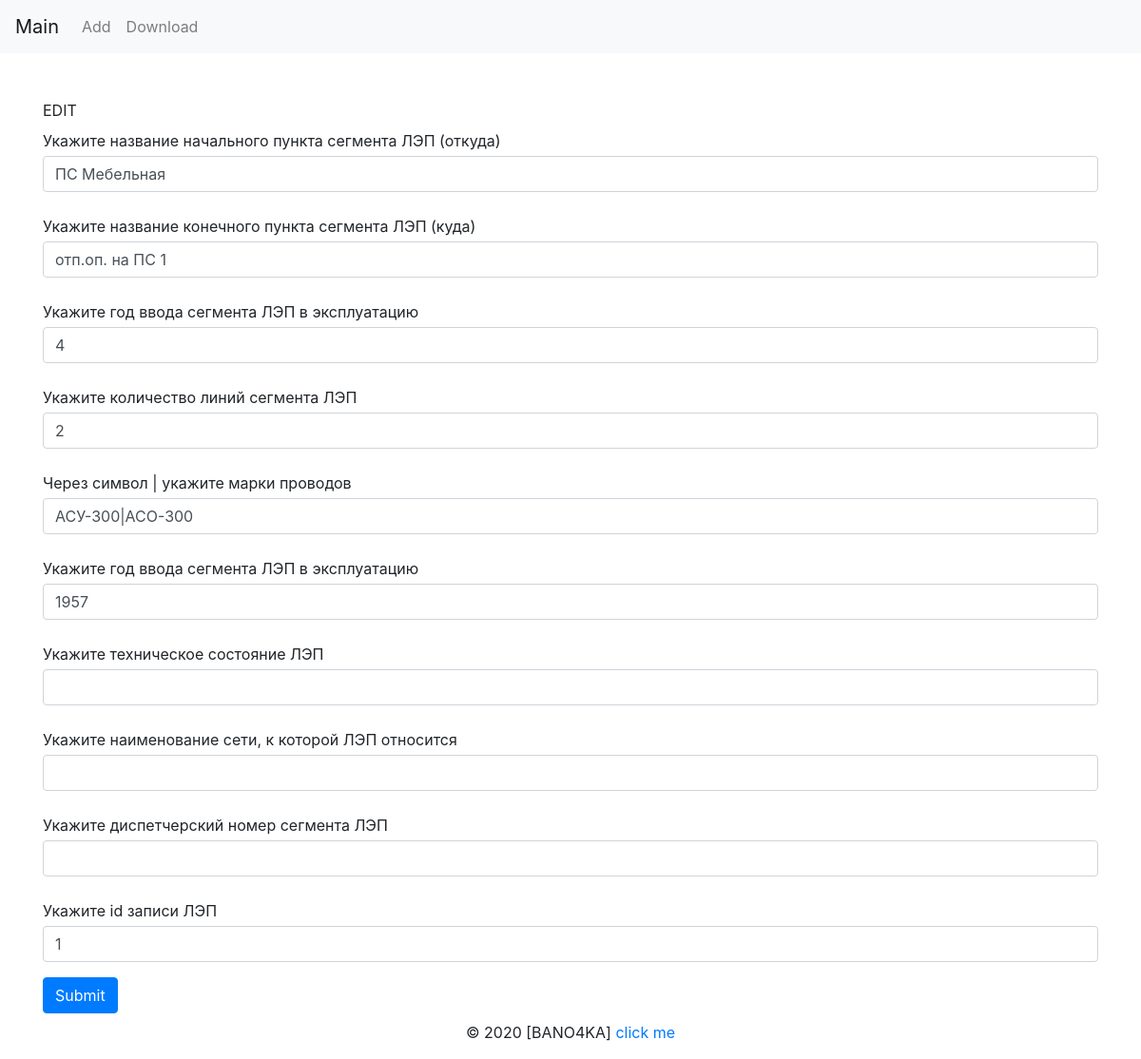
/edit/line_segment/1/, run on an earlier commit of the app's database.
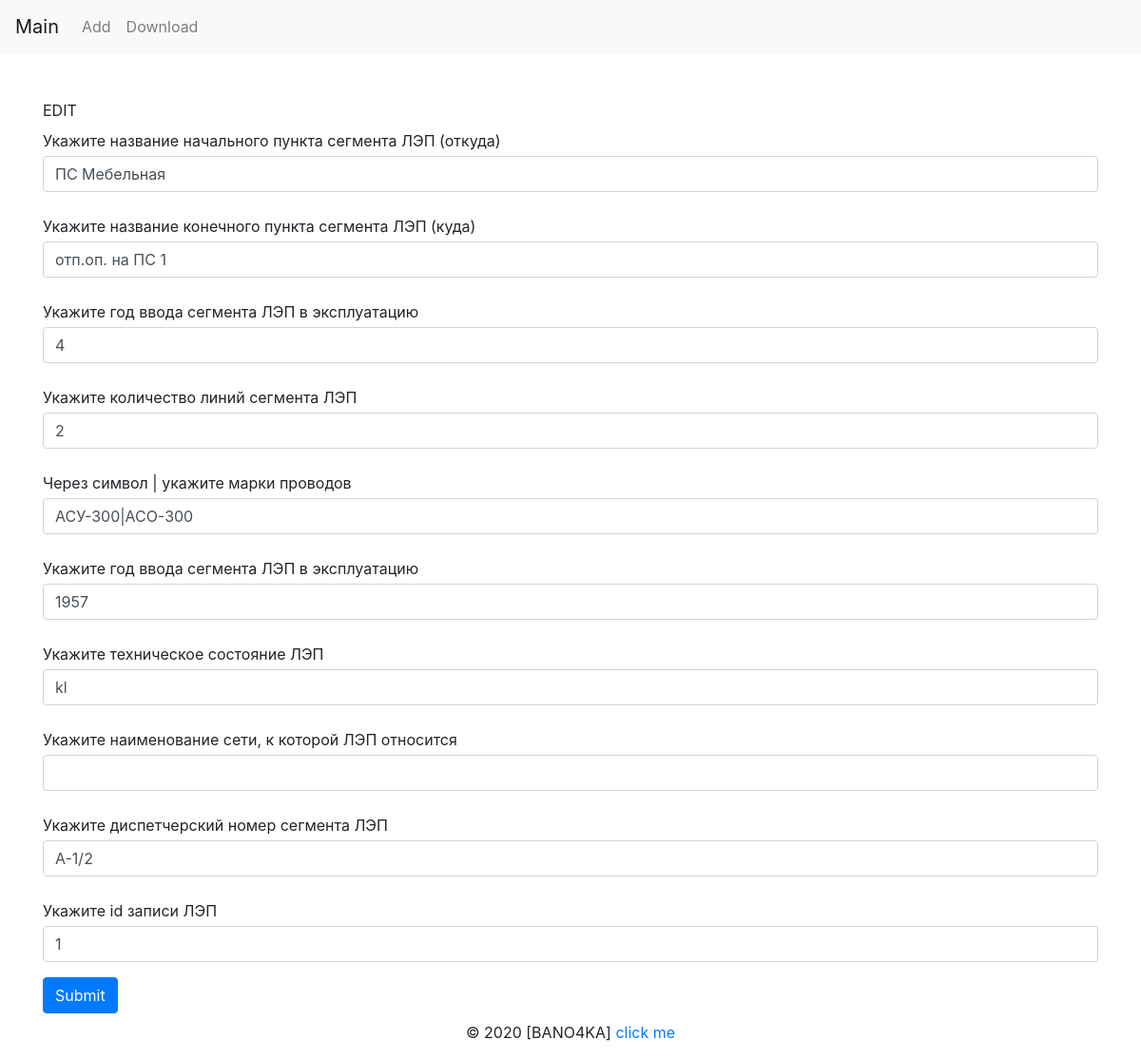
And on a later commit of the database.
### models.py (models this page shows)
class Line_Segment(db.Model):
    __tablename__ = "Lines_Segments"
    id = db.Column(db.Integer, primary_key=True) #айди записи в таблицы
    start_point = db.Column(db.String(256)) #название начального пункта сегмента
    end_point = db.Column(db.String(256)) #название конечного пункта сегмента
    segment_length = db.Column(db.Float) #длина проводов
    lines_amount = db.Column(db.Integer) #количество проводов
    wires_mark = db.Column(db.String(256)) #марка проводов
    year_of_commissioning = db.Column(db.Integer) #год ввода в эксплуатацию
    wires_type = db.Column(db.String(256)) #кабельный участок или воздушная линия
    primary_line = db.Column(db.Boolean, nullable=False) #обозначение, является ли сегмент основной линией лэп или отпайкой (true если лэп, false если отпайка)
    power_line = db.relationship("Power_line") #ссылка на ЛЭП в которой этот сегмент находится
    power_line_id = db.Column(db.Integer, db.ForeignKey("Power_lines.id")) #связь с ключом хозяина
    control_number = db.Column(db.String(256)) #диспетчерский номер сегмента ЛЭП

### views.py (the view, shortened to what this page needs)
@app.route("/edit/<obj>/<index>/", methods=['GET', 'POST'])
def edit(obj, index):
    if obj not in goals_names.keys():
        abort(404)
    objM = db.session.query(goals_models[obj]).get_or_404(index)
    form = (goals_forms[obj])(obj=objM)
    return render_template("edit.html", form=form, obj=obj)

### templates/edit.html (shortened to what this page needs)
{% extends 'base.html' %}
{% block container %}
EDIT
<form method="POST">
    {% if obj == "power_line" %}
    {{ form.start_segment_name.label(class="mb-1 mt-2") }}
    {{ form.start_segment_name(class="form-control") }}
    <ul>{% for e in form.start_segment_name.errors %}<li><p class="alert-warning">{{e}}</p></li>{% endfor %}</ul>
    {{ form.end_segment_name.label(class="mb-1 mt-2") }}
    {{ form.end_segment_name(class="form-control") }}
    <ul>{% for e in form.end_segment_name.errors %}<li><p class="alert-warning">{{e}}</p></li>{% endfor %}</ul>
    {{ form.year_of_commissioning.label(class="mb-1 mt-2") }}
    {{ form.year_of_commissioning(class="form-control") }}
    <ul>{% for e in form.year_of_commissioning.errors %}<li><p class="alert-warning">{{e}}</p></li>{% endfor %}</ul>
    {{ form.voltage_class.label(class="mb-1 mt-2") }}
    {{ form.voltage_class(class="form-control") }}
    <ul>{% for e in form.voltage_class.errors %}<li><p class="alert-warning">{{e}}</p></li>{% endfor %}</ul>
    {{ form.technical_condition.label(class="mb-1 mt-2") }}
    {{ form.technical_condition(class="form-control") }}
    <ul>{% for e in form.technical_condition.errors %}<li><p class="alert-warning">{{e}}</p></li>{% endfor %}</ul>
    {{ form.network_name.label(class="mb-1 mt-2") }}
    {{ form.network_name(class="form-control") }}
    <ul>{% for e in form.network_name.errors %}<li><p class="alert-warning">{{e}}</p></li>{% endfor %}</ul>
    {{ form.control_number.label(class="mb-1 mt-2") }}
    {{ form.control_number(class="form-control") }}
    <ul>{% for e in form.control_number.errors %}<li><p class="alert-warning">{{e}}</p></li>{% endfor %}</ul>
    {% elif obj == "line_segment" %}
    {{ form.start_point.label(class="mb-1 mt-2") }}
    {{ form.start_point(class="form-control") }}
    {{ form.end_point.label(class="mb-1 mt-2") }}
    {{ form.end_point(class="form-control") }}
    {{ form.segment_length.label(class="mb-1 mt-2") }}
    {{ form.segment_length(class="form-control") }}
    {{ form.lines_amount.label(class="mb-1 mt-2") }}
    {{ form.lines_amount(class="form-control") }}
    {{ form.wires_mark.label(class="mb-1 mt-2") }}
    {{ form.wires_mark(class="form-control") }}
    {{ form.year_of_commissioning.label(class="mb-1 mt-2") }}
    {{ form.year_of_commissioning(class="form-control") }}
    {{ form.wires_type.label(class="mb-1 mt-2") }}
    {{ form.wires_type(class="form-control") }}
    {{ form.network_name.label(class="mb-1 mt-2") }}
    {{ form.network_name(class="form-control") }}
    {{ form.control_number.label(class="mb-1 mt-2") }}
    {{ form.control_number(class="form-control") }}
    {{ form.power_line_id.label(class="mb-1 mt-2") }}
    {{ form.power_line_id(class="form-control") }}
    {% endif %}
    <button type="submit" class="btn btn-primary">Submit</button>
</form>
{% endblock %}

What changed in the data, as far as the page shows it:
changed Line_Segment "ПС Мебельная": wires_type (not shown) → "kl"; control_number (not shown) → "A-1/2"
